Frame 1 (no input): blank canvas, image omitted
Frame 60 (the mouse pressed at the canvas centre just before this capture): blank canvas, image omitted
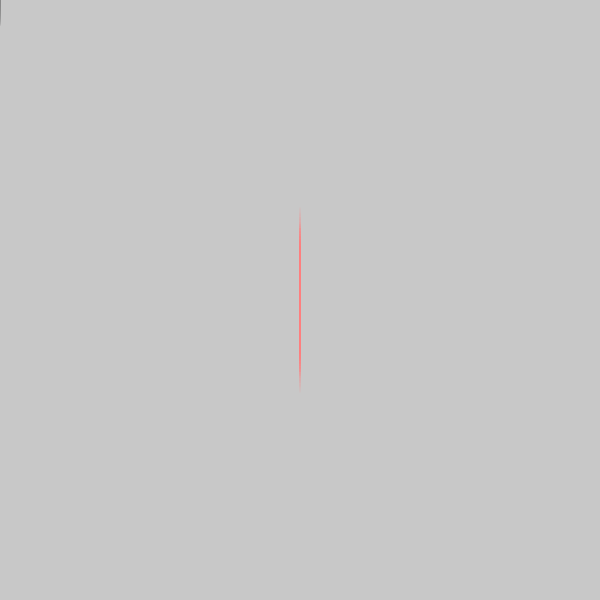
Frame 120 (the mouse held since frame 60 and released just before this capture)

The Processing sketch whose frames 1 and 60 were blank and that drew this single picture after the mouse press (run headless with seeded random() and noise(); from frame 60 on, the mouse is pressed at the canvas centre):

// Processing sketch: processing_39672
// ── processing_39672.pde

void setup() {
  size(600, 600);
  background(200);
  colorMode(HSB,200,100,200);
  smooth();
}

void draw() {
  println(mouseX + " " + mouseY + " " + pmouseX + " " + pmouseY);
      if (mousePressed){
        ellipse( pmouseX, pmouseY, random(1), random(200));//my eleictric sound wave.
      }
      fill(mouseX, 50, mouseY);
  noStroke();
  /*if (mousePressed) {
    ellipseMode(CORNER); //this is what make all the different. dripping. try this out
fill(50); //black ink
}*/
}

// function called when mouse is pressed
void mousePressed() {
  background(0);
}  // clears the background

// try making the size of the circles random as well
